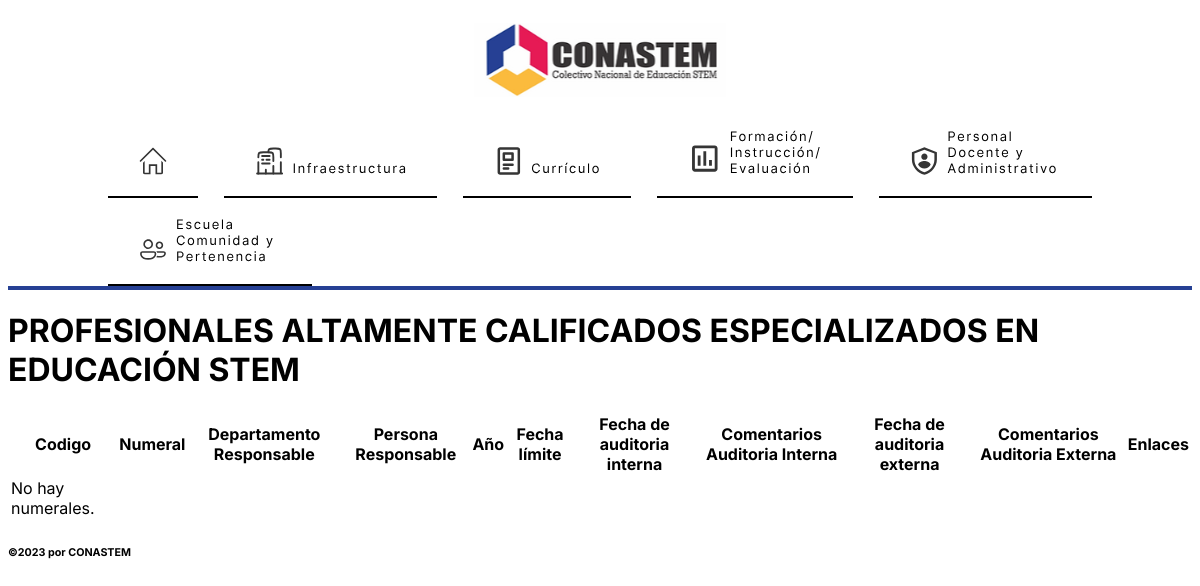
Page /database/profesional-calificado-educacion-stem on the earlier database version.
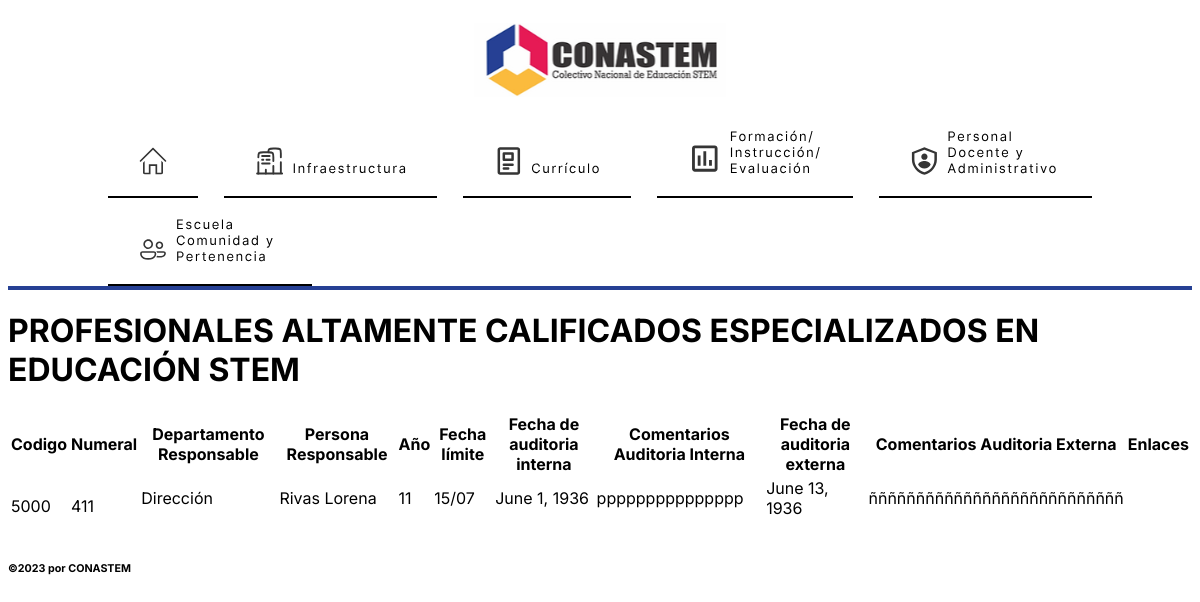
Same page on the later database version.
### DataBase/models/Personal_Docente_y_Administrativo/ProfesionalesEspecializadosEducacionSTEM.py (models this page shows, shortened)
class ProfesionalesEspecializadosEducacionSTEM (GeneralModel):
    ITEM_CHOICE = [
        ("411","Se han adoptado modelos que han sido probados, pilotados y aprobados."),
        ("412","Todos los docentes tienen una carrera profesional en la institución"),
        ("413","Los evaluadores del programa tienen experiencia en educación STEM"),
    ]
    numeral = models.CharField(
        max_length= 5000,
        choices= ITEM_CHOICE
        )

### DataBase/models/Person_Responsable.py (models this page shows, shortened)
class PersonResponsable (models.Model):
      first_name=models.CharField(max_length=100, help_text="Ingrese primer nombre")
      last_name=models.CharField(max_length=100, help_text="Ingrese primer apellido")
      phone_number=models.CharField(max_length=15, help_text= "+XX XXX XX XX")
      email=models.EmailField(max_length=200)
      def __str__(self):
            return self.last_name +" "+ self.first_name
      class Meta:
            verbose_name = ("Formulario de registro de responsables")
            verbose_name_plural = ("Formulario de registro de responsables")

### DataBase/views/PersonalDocenteYAdministrativo.py (the view)
# urls.py: path("profesional-calificado-educacion-stem",ProfesionalesEspecializadosEducacionSTEMListView.as_view(), name="ProfesionalesEspecializadosEducacionSTEM_List"),
class ProfesionalesEspecializadosEducacionSTEMListView (generic.ListView):
    model=ProfesionalesEspecializadosEducacionSTEM
    context_object_name='ProfesionalesEspecializadosEducacionSTEM_List'
    template_name='database/PersonalDocenteyAdministrativo/ProfesionalesEspecializadosEducacionSTEM_List.html'

### DataBase/templates/database/PersonalDocenteyAdministrativo/ProfesionalesEspecializadosEducacionSTEM_list.html
{% extends "base_general.html" %}
{% block content %}
    <h1> PROFESIONALES ALTAMENTE CALIFICADOS ESPECIALIZADOS EN EDUCACIÓN STEM </h1>
    <table>
        <thead>
            <tr>
                <th>Codigo</th>
                <th>Numeral</th>
                <th>Departamento Responsable</th>
                <th>Persona Responsable</th>
                <th>Año</th>
                <th>Fecha límite</th>
                <th>Fecha de auditoria interna</th>
                <th>Comentarios Auditoria Interna</th>
                <th>Fecha de auditoria externa</th>
                <th>Comentarios Auditoria Externa</th>
                <th>Enlaces</th>
        </tr>
        </thead>
        <tbody>
        {% for profesionalesespecializadoseducacionSTEM in ProfesionalesEspecializadosEducacionSTEM_List %}
        <tr>
        <td>{{profesionalesespecializadoseducacionSTEM.codigo}}</td>
        <td>{{profesionalesespecializadoseducacionSTEM.numeral}}</h1>
        <td>{{profesionalesespecializadoseducacionSTEM.dep_responsable}}</p>
        <td>{{profesionalesespecializadoseducacionSTEM.person_responsable}}</p>
        <td>{{profesionalesespecializadoseducacionSTEM.track_year}}</p>
        <td>{{profesionalesespecializadoseducacionSTEM.track_date}}</p>
        <td>{{profesionalesespecializadoseducacionSTEM.internal_auditory_date}}</p>
        <td>{{profesionalesespecializadoseducacionSTEM.internal_auditory_obs}}</p>
        <td>{{profesionalesespecializadoseducacionSTEM.external_auditory_date}}</p>
        <td>{{profesionalesespecializadoseducacionSTEM.external_auditory_obs}}</p>
        </tr>
        {% empty %}
        <tr>
            <td colstran="9">No hay numerales.</td>
        </tr>
        {% endfor %}
        </tbody>
        </table>
{% endblock %}

Differences in the rows shown:
added ProfesionalesEspecializadosEducacionSTEM: codigo "5000", numeral "411", dep_responsable "Dirección", person_responsable "Rivas Lorena", track_year "11", track_date "15/07", internal_auditory_date "June 1, 1936", internal_auditory_obs "ppppppppppppppp", external_auditory_date "June 13, 1936", external_auditory_obs "ñññññññññññññññññññññññññññ"
Other differences:
text no longer shown: "No hay numerales."
